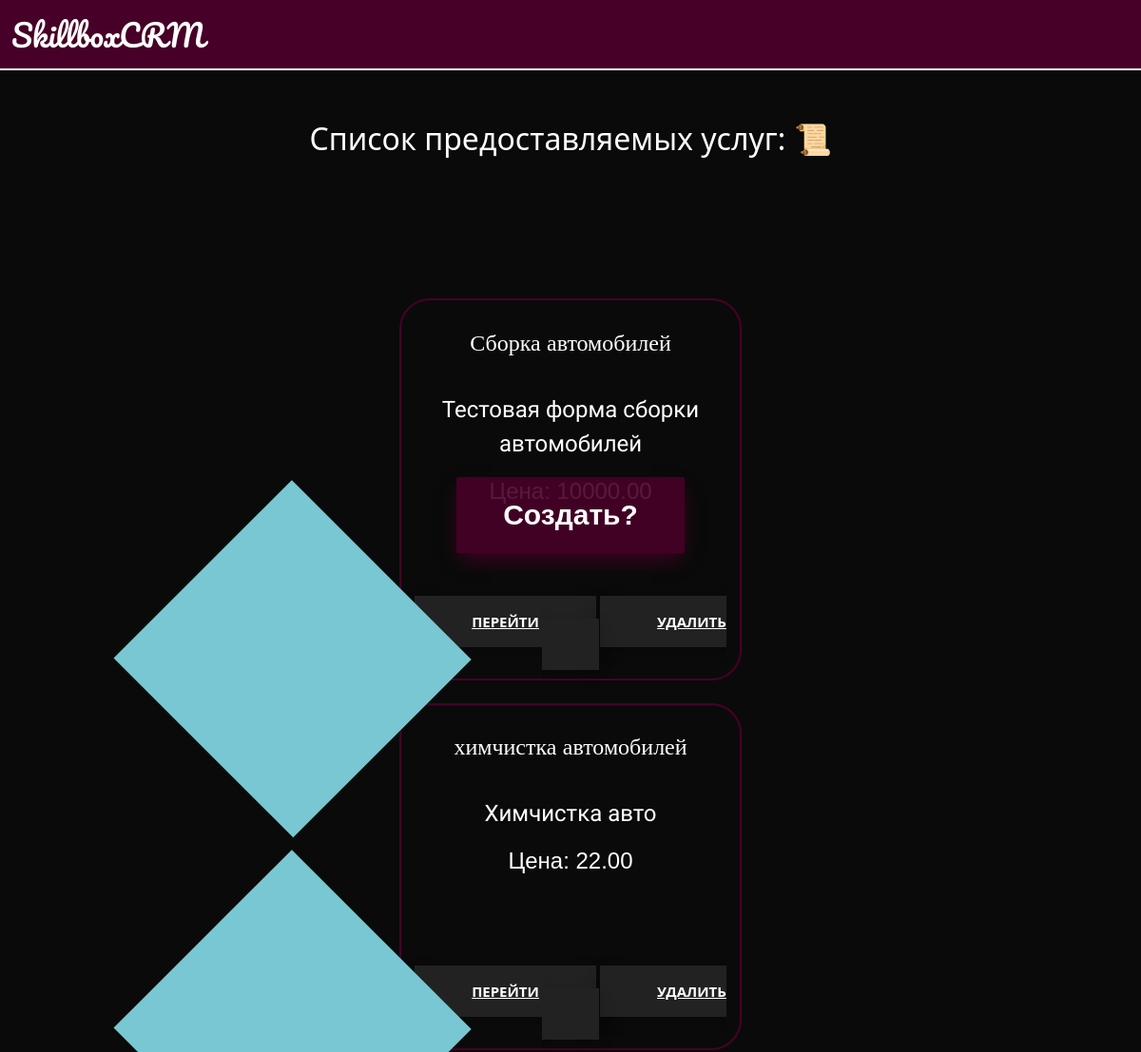
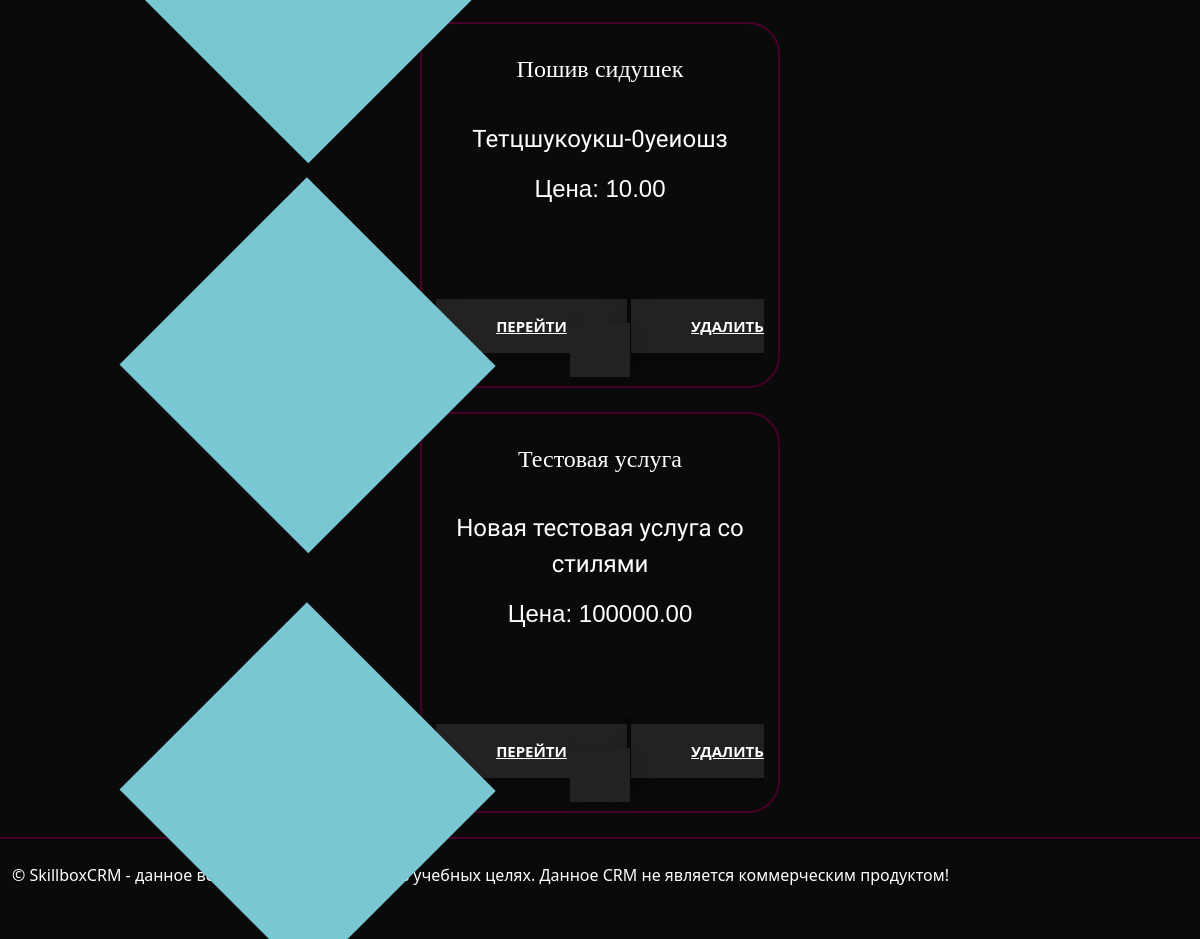
The app's page /service/ with its own data (2 pictures, top to bottom).
### services/models.py (models this page shows, shortened)
class Service(models.Model):
    name = models.CharField(max_length=255)
    description = models.TextField()
    price = models.DecimalField(default=0, max_digits=8, decimal_places=2)

### services/views.py (the view)
# urls.py: path("", ServiceListView.as_view(), name="list_service"),
class ServiceListView(ListView):
    model = Service
    template_name = "service/service_list.html"
    context_object_name = 'service'

### services/templates/service/service_list.html (shortened to what this page needs)
{% extends 'service/base_main.html' %}
{% block body %}
    <div class="box_service_text">Список предоставляемых услуг: 📜</div>
    <a href="{% url 'service:create_service' %}" class="create_btn">
        <div>
        </div>
    </a>
    {% for s in service %}
    <div class="box_service">
        <div class="box_service_name">{{ s.name }}</div>
        <div class="box_service_description">{{ s.description }}</div>
        <div class="box_service_price">Цена: {{ s.price }}</div>
        <a class="btn_list" href="{% url 'service:detail_service' pk=s.pk %}"><span>Перейти</span></a>
        <a class="btn_list" href="{% url 'service:delete_service' pk=s.pk %}" style="margin-top: 2%;"><span>Удалить</span></a>
        <br><br>
    </div>
    {% empty %}
        <div class="no_list">Ещё нет никаких услуг</div>
    {% endfor %}
{% endblock %}

### users/static/users/css/style.css (style rules this page uses)
* { margin: 0; padding: 0; }
body { background: #0a0a0a; color: #fff; }
.box_service { border: 2px solid #470027; border-radius: 2em; width: 30%; text-align: center; margin-left: auto; margin-right: auto; margin-top: 2%; margin-bottom: 2%; }
.box_service_name { font-family: "Pacifico", cursive; font-weight: 400px; font-size: 24px; padding-top: 7%; padding-bottom: 10%; text-decoration: none; color: #fff }
.box_service_description { font-family: "Nanum Myeongjo", serif; font-weight: 400; font-style: normal; font-size: 24px; text-decoration: none; color: #fff }
.box_service_price { font-family: "Kelly Slab", sans-serif; font-weight: 400; font-style: normal; font-size: 24px; padding-top: 4%; padding-bottom: 30%; }
.box_service_text { text-align: center; font-size: 32px; font-width: 400px; padding-bottom: 10%; padding-top: 4%; }
.btn_list { border: none; text-align: center; cursor: pointer; text-transform: uppercase; outline: none; overflow: hidden; position: relative; color: #fff; font-weight: 700; font-size: 15px; background-color: #222; padding: 17px 60px; box-shadow: 0 5px 15px rgba(0,0,0,0.20); margin-top: -30%; }
.btn_list span { position: relative; z-index: 1; }
.btn_list:after { content: ""; position: absolute; left: 0; top: 0; height: 490%; width: 140%; background: #78c7d2; -webkit-transition: all .5s ease-in-out; transition: all .5s ease-in-out; -webkit-transform: translateX(-98%) translateY(-25%) rotate(45deg); transform: translateX(-98%) translateY(-25%) rotate(45deg); }
.create_btn { position: absolute; top: 26%; right: 0; left: 0; display: block; width: 240px; padding: 40px; margin: 0 auto; border: 0; cursor: pointer; border-radius: 2px; transform: translateY(-50%); box-shadow: 0 10px 20px -5px #470027; overflow: hidden; }
.create_btn:before, .create_btn:after { content: ""; position: absolute; top: 0; right: 0; bottom: 0; left: 0; }
.create_btn:before { transform: scale(1); background-image: url("https://himalayasingh.github.io/button-hover-effect-1/img/bg.jpg"); background-size: cover; transition: 0.3s ease transform; z-index: 1; }
.create_btn:after { background-color: #470027; opacity: 0.9; z-index: 2; }
.create_btn div { position: absolute; top: 0; right: 0; bottom: 0; left: 0; z-index: 3; }
.create_btn div:before, .create_btn div:after { position: absolute; top: 0; right: 0; left: 0; color: #fff; font-size: 30px; font-family: Verdana, Geneva, Tahoma, sans-serif; font-weight: bold; line-height: 1; text-align: center; padding: 25px 0; transition: 0.3s ease all; }
.create_btn div:before { content: "Создать?"; letter-spacing: 0; opacity: 1; transform: scale(1); }
.create_btn div:after { content: "Создавай !"; letter-spacing: -10px; transform: scale(0); opacity: 0; }

### records on screen
Service: name "Сборка автомобилей", description "Тестовая форма сборки автомобилей", price "10000.00"
Service: name "химчистка автомобилей", description "Химчистка авто", price "22.00"
Service: name "Пошив сидушек", description "Тетцшукоукш-0уеиошз", price "10.00"
Service: name "Тестовая услуга", description "Новая тестовая услуга со стилями", price "100000.00"
